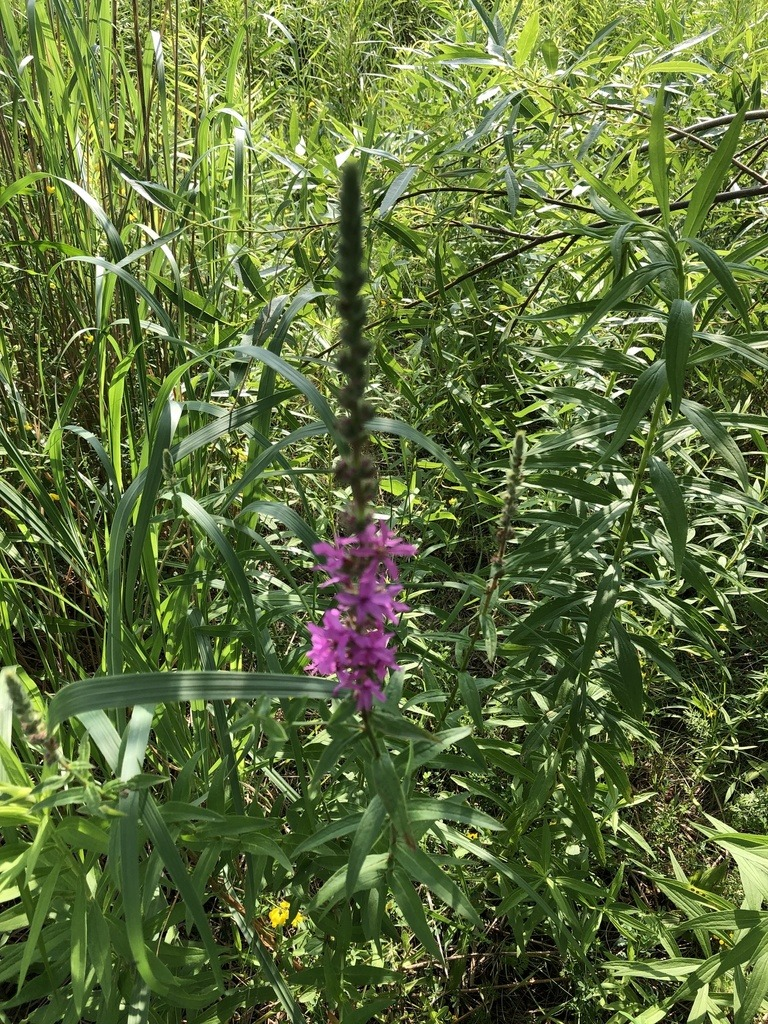
#> input picture data/annotated/vegnet_v1/images/loosestrife_143504287.jpg, 768 x 1024 px; its folder holds only this picture in this run
$ python check_images.py ../data/annotated/vegnet_v1/images
#> lines starting #> are read from the running program, lines starting #| are printed output that depends on the picture
### scripts/imgtools.py
#!/usr/bin/env python3
"""Shared metrics, fingerprints and staging helpers for the data pipeline.

The pipeline is four copy-only hops under data/:

    raw -> renamed -> no_dups -> quality_check -> un_annotated

One script owns each hop. Everything two of them have to agree on lives here:
the quality thresholds and their defaults, the focus measure, and the duplicate
fingerprint. check_images.py reports the same numbers without touching a file,
so what the report says and what the stages do cannot drift apart.

Not a command; nothing here runs on its own.
"""
import hashlib
import os
import shutil

import numpy as np
from PIL import Image, ImageOps

try:
    import pillow_heif
    pillow_heif.register_heif_opener()
#> (this line was passed over: pillow_heif is not available in this run)
except ImportError:
    pass

ROOT = os.path.dirname(os.path.dirname(os.path.abspath(__file__)))
DATA = os.path.join(ROOT, "data")

EXTS = {".jpg", ".jpeg", ".png", ".heic", ".heif", ".tif", ".tiff", ".bmp", ".webp"}
HASH_SIZE = 8                      # dHash grid -> 64-bit fingerprint
POPCOUNT = np.array([bin(i).count("1") for i in range(256)], dtype=np.uint8)
FLAT = 5.0                         # a featureless frame has no structure to
                                   # fingerprint: every pixel ties with its
                                   # neighbour, so the hash comes out all zeros
                                   # and pure black, white and grey all "match"

# EXIF tag numbers, so the pipeline reads capture data without a tag-name table
MAKE, MODEL, DATETIME, ORIENTATION = 271, 272, 306, 274
EXIF_IFD = 0x8769                  # DateTimeOriginal lives in this sub-IFD
DATETIME_ORIGINAL = 36867


# ---------------------------------------------------------------- metrics

def laplacian_var(g):
    """Variance of the 3x3 Laplacian: the standard focus measure.

    Low variance means few sharp edges, i.e. blur.
    """
    if g.shape[0] < 3 or g.shape[1] < 3:
        return 0.0
    lap = (g[:-2, 1:-1] + g[2:, 1:-1] + g[1:-1, :-2] + g[1:-1, 2:]
           - 4.0 * g[1:-1, 1:-1])
    return float(lap.var())


def tone_range(g):
    """1st-99th percentile spread, i.e. dynamic range ignoring clipped outliers."""
    p1, p99 = np.percentile(g, [1, 99])
    return float(p99 - p1)


def offsets(size, tile, step):
    """Tile origins along one axis, with the last one snapped to the edge."""
    o = list(range(0, size - tile + 1, step))
    if o[-1] != size - tile:
        o.append(size - tile)
    return o


def region_stats(g, tile):
    """Focus and contrast of the best region: (max tile blur, max tile range).

    Half-overlapping tiles, so a subject straddling a tile border still lands
    whole inside some tile.
    """
    h, w = g.shape
    if h < tile or w < tile:
        return laplacian_var(g), tone_range(g)
    step = max(1, tile // 2)
    focus = contrast = 0.0
    for y in offsets(h, tile, step):
        for x in offsets(w, tile, step):
            patch = g[y:y + tile, x:x + tile]
            focus = max(focus, laplacian_var(patch))
            contrast = max(contrast, tone_range(patch))
    return focus, contrast


def dhash(gray):
    """64-bit difference hash, packed into 8 bytes.

    Compares each pixel with its right-hand neighbour on a 9x8 thumbnail, so it
    keys on structure and ignores resolution, re-compression and overall
    brightness -- the things that differ between two copies of one photo.
    """
    small = gray.resize((HASH_SIZE + 1, HASH_SIZE), Image.LANCZOS)
    a = np.asarray(small, dtype=np.int16)
    return np.packbits(a[:, 1:] > a[:, :-1])


def analyze(path, work_side):
    """Return a metrics dict for one file, or {"error": ...} if it won't open.

    All metrics are computed on the EXIF-upright grayscale image, downscaled so
    the long side is work_side. Normalising the scale first is what makes the
    blur number comparable between a 24 MP DSLR frame and a 1080p video grab;
    without it, the same photo scores wildly differently at each size.

    Focus and contrast are measured on the best region, not the whole frame. On
    this dataset the whole-frame versions rejected a pin-sharp bird on flat
    water and another on open sky, because 95% of those frames is featureless
    background and it drags every full-image average down. A frame where
    nothing at all is in focus still fails, since then no region scores well
    either.
    """
#> called with work_side = 1024
    if os.path.getsize(path) == 0:
        return {"error": "empty file (0 bytes)"}
    try:
        with Image.open(path) as im:
#> im is the input picture: PIL image 768x1024 RGB; mean R, G, B 94.1, 110.9, 60.6
            im = ImageOps.exif_transpose(im)   # score what a loader would see
            w, h = im.size
            gray = im.convert("L")             # forces a full decode: truncated
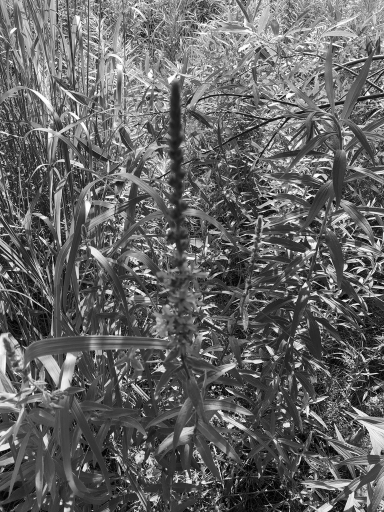
#> gray: PIL image 768x1024 L (shown at 1/2 size); min 0, max 255, mean 100.2
                                               # files raise here, as intended
            scale = work_side / max(w, h)
            if scale < 1.0:
                gray_small = gray.resize(
                    (max(1, round(w * scale)), max(1, round(h * scale))),
                    Image.LANCZOS,
                )
            else:
                gray_small = gray
            g = np.asarray(gray_small, dtype=np.float32)
            fingerprint = dhash(gray)
#> fingerprint = [216, 196, 228, 197, 230, 34, 59, 51]
    except Exception as e:
        # Pillow embeds the full path in its message; the name is already printed
        return {"error": f"{type(e).__name__}: {str(e).replace(path, os.path.basename(path))}"}

    focus, contrast = region_stats(g, max(32, work_side // 8))
#> after the loop in region_stats, `for y in offsets(h, tile, step):`:
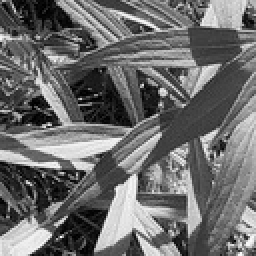
#> patch: shape (128, 128) float32 (shown 2 times larger); min 0, max 253, mean 108.2
#> focus = 15678.7; contrast = 239
    return {
        "width": w,
        "height": h,
        "megapixels": w * h / 1e6,
        "focus": focus,                    # sharpest region
        "contrast": contrast,              # most tonally varied region
        "focus_global": laplacian_var(g),   # whole-frame versions, for the CSV
        "contrast_global": tone_range(g),   # only: too harsh to reject on
        "brightness": float(g.mean()),
        "dark_frac": float((g < 16).mean()),
        "blown_frac": float((g > 240).mean()),
        "hash": fingerprint,
    }


def grade(m, t):
    """Return the list of reasons this image fails, empty if it passes.

    t is any object carrying the thresholds added by add_quality_args, i.e. the
    parsed argparse namespace of whichever script is asking.
    """
    bad = []
    if min(m["width"], m["height"]) < t.min_side:
        bad.append(f"too small ({m['width']}x{m['height']})")
    if m["focus"] < t.focus:
        bad.append(f"out of focus (focus {m['focus']:.0f} < {t.focus:g})")
    if m["brightness"] < t.dark:
        bad.append(f"underexposed (brightness {m['brightness']:.0f})")
    elif m["brightness"] > t.bright:
        bad.append(f"overexposed (brightness {m['brightness']:.0f})")
    if m["blown_frac"] > t.blown:
        bad.append(f"blown highlights ({m['blown_frac']:.0%} of pixels)")
    if m["dark_frac"] > t.crushed:
        bad.append(f"crushed shadows ({m['dark_frac']:.0%} of pixels)")
    if m["contrast"] < t.contrast:
        bad.append(f"low contrast (range {m['contrast']:.0f} < {t.contrast:g})")
    return bad


def add_quality_args(p):
    """Add the quality thresholds to a parser.

    Thresholds are defaults, not truths. Run check_images.py --csv first, look
    at the spread for your own footage, then set the flags.
    """
    q = p.add_argument_group("quality thresholds")
    q.add_argument("--min-side", type=int, default=480,
                   help="reject if the shorter side is under this (default 480)")
    q.add_argument("--focus", type=float, default=150.0,
                   help="reject below this sharpest-region Laplacian variance "
                        "(default 150; raise toward 300 to also cut soft frames)")
    q.add_argument("--dark", type=float, default=40.0,
                   help="reject below this mean brightness, 0-255 (default 40)")
    q.add_argument("--bright", type=float, default=215.0,
                   help="reject above this mean brightness, 0-255 (default 215)")
    q.add_argument("--blown", type=float, default=0.25,
                   help="reject if more than this fraction is clipped white (default 0.25)")
    q.add_argument("--crushed", type=float, default=0.50,
                   help="reject if more than this fraction is clipped black (default 0.50)")
    q.add_argument("--contrast", type=float, default=30.0,
                   help="reject below this 1st-99th percentile spread in the "
                        "most varied region (default 30)")
    q.add_argument("--work-side", type=int, default=1024,
                   help="long side the metrics are measured at (default 1024)")
    return q


def add_hamming_arg(p):
    """Add the near-duplicate distance flag.

    Matching is scale- and re-compression-invariant but not rotation-invariant:
    a 90-degree-rotated copy reads as a different image.
    """
    p.add_argument("--hamming", type=int, default=5,
                   help="near-duplicate if fingerprints differ by <= this many "
                        "of 64 bits (default 5; 0 disables, 10 is loose)")


# ------------------------------------------------------------- duplicates

class Union:
    """Union-find, so A~B and B~C land in one group instead of two pairs."""

    def __init__(self, n):
        self.parent = list(range(n))

    def find(self, i):
        while self.parent[i] != i:
            self.parent[i] = self.parent[self.parent[i]]
            i = self.parent[i]
        return i

    # [4 lines left out: function join, not called in this run]

    def groups(self):
        out = {}
        for i in range(len(self.parent)):
            out.setdefault(self.find(i), []).append(i)
        return [g for g in out.values() if len(g) > 1]


def near_duplicate_groups(hashes, max_dist, union=None):
    """Cluster fingerprints within max_dist bits of each other.

    Compares row i against the whole tail at once; O(n^2) bit work, but it is
    one vectorised XOR per image, which stays quick well past any hand-labelled
    dataset size.

    Pass union to keep joining an existing Union (of the same length), so
    byte-identical and merely-similar matches can land in one grouping.
    """
    u = union if union is not None else Union(len(hashes))
    dist = {}
    for i in range(len(hashes) - 1):
        d = POPCOUNT[hashes[i] ^ hashes[i + 1:]].sum(axis=1)
        for j in np.nonzero(d <= max_dist)[0]:
            k = i + 1 + int(j)
            u.join(i, k)
            dist[(i, k)] = int(d[j])
    return u.groups(), dist


def sha256(path, chunk=1 << 20):
    h = hashlib.sha256()
    with open(path, "rb") as f:
        for block in iter(lambda: f.read(chunk), b""):
            h.update(block)
    return h.hexdigest()


# [14 lines left out: function keeper, not called in this run]


# ---------------------------------------------------------------- staging

def list_images(folder, recursive=False):
    """Sorted paths of the images in folder.

    The extension filter also keeps a stage's manifest CSV out of the way, so
    the bookkeeping can live in the same folder as the images it describes.
    """
    if recursive:
        files = [os.path.join(root, f)
                 for root, _, fs in os.walk(folder) for f in fs
                 if os.path.splitext(f)[1].lower() in EXTS]
    else:
        files = [os.path.join(folder, f) for f in os.listdir(folder)
                 if os.path.splitext(f)[1].lower() in EXTS]
    return sorted(f for f in files if os.path.isfile(f))


def rel(path, folder):
    """Name to print and record for a file: its path relative to its stage."""
    return os.path.relpath(path, folder)


# [17 lines left out: functions copy_into, require_dir, not called in this run]

### scripts/check_images.py
#!/usr/bin/env python3
"""Quality-screen a folder of images and flag duplicates. Reports only.

Two reports, in this order:

  1. QUALITY  - images that should not go into the training set (unreadable,
                too small, out of focus, badly exposed, or near-flat), each
                with the reason and the measured value.
  2. DUPLICATES - exact duplicates (identical bytes) and near-duplicates
                (same scene at a different size, quality, or crop-free
                re-save), grouped.

Nothing is deleted or moved. This is the calibration tool: run it with --csv,
look at the spread for your own footage, then set the thresholds on
quality_filter.py, which acts on the same numbers. Point it at any pipeline
stage to see what that stage is holding.

All metrics are computed on the EXIF-upright grayscale image, downscaled so the
long side is --work-side (default 1024). Normalising the scale first is what
makes the blur number comparable between a 24 MP DSLR frame and a 1080p video
grab; without it, the same photo scores wildly differently at each size.

Focus and contrast are measured on the best region, not the whole frame. On
this dataset the whole-frame versions rejected a pin-sharp bird on flat water
and another on open sky, because 95% of those frames is featureless background
and it drags every full-image average down. A frame where nothing at all is in
focus still fails, since then no region scores well either.

Duplicate matching is scale- and re-compression-invariant but not rotation-
invariant: a 90-degree-rotated copy reads as a different image. The two tests
are reported separately here; dedupe_images.py merges them, so a byte-identical
pair that is also near a third image is two groups below and one group there.

Usage:
    scripts/check_images.py data/raw
    scripts/check_images.py data/no_dups --csv outputs/qc.csv
    scripts/check_images.py data/renamed --focus 300 --hamming 8 -r
"""
import argparse
import csv
import os
import sys

import numpy as np

import imgtools as it


def main():
    p = argparse.ArgumentParser(
        description=__doc__.splitlines()[0],
        formatter_class=argparse.RawDescriptionHelpFormatter,
    )
    p.add_argument("folder", help="directory of images to check")
    p.add_argument("-r", "--recursive", action="store_true",
                   help="also descend into subdirectories")
    p.add_argument("--csv", metavar="PATH",
                   help="write every measured metric here (use this to pick thresholds)")
    it.add_quality_args(p)
    dups = p.add_argument_group("duplicate detection")
    it.add_hamming_arg(dups)
    a = p.parse_args()

    if not os.path.isdir(a.folder):
        sys.exit(f"not a directory: {a.folder}")

    files = it.list_images(a.folder, a.recursive)
    if not files:
        sys.exit(f"no images found in {a.folder}")

    print(f"checking {len(files)} images in {a.folder}", flush=True)

    metrics, unreadable, ok_paths = {}, [], []
    for path in files:
        m = it.analyze(path, a.work_side)
#> m = 11 items
        name = it.rel(path, a.folder)
        if "error" in m:
            unreadable.append((name, m["error"]))
            continue
        metrics[name] = m
        ok_paths.append(path)

    # ------------------------------------------------------------ report 1
    failures = [(it.rel(p, a.folder), it.grade(metrics[it.rel(p, a.folder)], a))
                for p in ok_paths]
#> failures = [('loosestrife_143504287.jpg', [])]
    failures = [(n, r) for n, r in failures if r]
#> failures = []

    print()
    print("=" * 72)
    print(f"QUALITY: {len(failures) + len(unreadable)} of {len(files)} images not fit for training")
#| QUALITY: 0 of 1 images not fit for training
    print("=" * 72)
    if not failures and not unreadable:
        print("(none - all images passed)")
    for name, err in unreadable:
        print(f"  {name}\n      unreadable: {err}")
    for name, reasons in failures:
        print(f"  {name}\n      " + "; ".join(reasons))
#> this loop made 0 passes

    # ------------------------------------------------------------ report 2
    by_digest = {}
    for path in ok_paths:
        by_digest.setdefault(it.sha256(path), []).append(it.rel(path, a.folder))
    exact = sorted((sorted(v) for v in by_digest.values() if len(v) > 1))
    exact_dupes = {n for g in exact for n in g}

    names = [it.rel(p, a.folder) for p in ok_paths]
    # Featureless frames are excluded: their fingerprints are all-zero, so they
    # would all cluster together and bury the real matches. They are already in
    # the quality report, and identical ones still surface as exact duplicates.
    fingerprinted = [n for n in names if metrics[n]["contrast"] >= it.FLAT]
#> fingerprinted = ['loosestrife_143504287.jpg']
    flat_skipped = len(names) - len(fingerprinted)
#> flat_skipped = 0

    near = []
    if a.hamming > 0 and fingerprinted:
        stacked = np.array([metrics[n]["hash"] for n in fingerprinted], dtype=np.uint8)
        groups, dist = it.near_duplicate_groups(stacked, a.hamming)
#> after the loop in near_duplicate_groups, `for i in range(len(hashes) - 1):`: dist = 0 items
#> groups = []; dist = 0 items
        for g in groups:
            members = sorted(fingerprinted[i] for i in g)
            # An exact-byte group is already reported above; only surface a
            # perceptual group if it says something new.
            if set(members) <= exact_dupes:
                continue
            gs = set(g)
            spread = max((v for k, v in dist.items()
                          if k[0] in gs and k[1] in gs), default=0)
            near.append((members, spread))
#> after the loop, near = []
        near.sort()

    print()
    print("=" * 72)
    print(f"DUPLICATES: {len(exact)} exact group(s), {len(near)} near-duplicate group(s)")
#| DUPLICATES: 0 exact group(s), 0 near-duplicate group(s)
    print("=" * 72)
    if flat_skipped and a.hamming > 0:
        print(f"({flat_skipped} featureless image(s) left out of near-duplicate matching)")
    if not exact and not near:
        print("(none)")
    for i, g in enumerate(exact, 1):
        keep = it.keeper(g, metrics)
        print(f"  exact group {i} (identical bytes):")
        for n in g:
            print(f"      {'KEEP  ' if n == keep else 'drop  '}{n}")
    for i, (g, spread) in enumerate(near, 1):
        keep = it.keeper(g, metrics)
        # "linked", not "differ": grouping is transitive, so two members at
        # opposite ends of a chain can sit further apart than this.
        print(f"  near group {i} (linked within {spread}/64 bits):")
        for n in g:
            m = metrics[n]
            marker = "KEEP  " if n == keep else "drop  "
            print(f"      {marker}{n}  ({m['width']}x{m['height']}, focus {m['focus']:.0f})")

    if a.csv:
        os.makedirs(os.path.dirname(os.path.abspath(a.csv)), exist_ok=True)
        cols = ["width", "height", "megapixels", "focus", "contrast",
                "focus_global", "contrast_global", "brightness",
                "dark_frac", "blown_frac"]
        with open(a.csv, "w", newline="") as f:
            w = csv.writer(f)
            w.writerow(["image"] + cols + ["verdict"])
            for name, err in unreadable:
                w.writerow([name] + [""] * len(cols) + [f"unreadable: {err}"])
            for name in names:
                m = metrics[name]
                reasons = it.grade(m, a)
                w.writerow([name] + [round(m[c], 3) for c in cols]
                           + ["; ".join(reasons) if reasons else "ok"])
        print(f"\nmetrics written to {a.csv}")


if __name__ == "__main__":
    main()

$ run again, on data/raw/DJI_20260822143820_0001_D.JPG
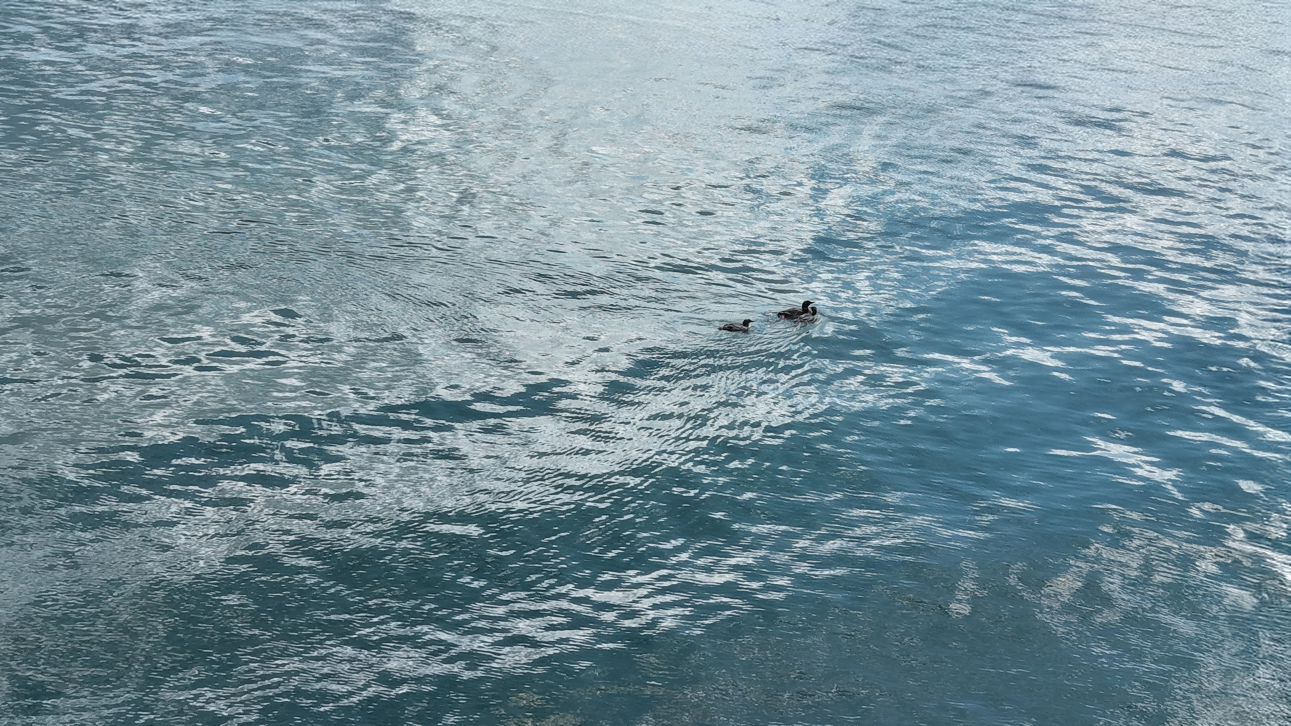
#> input picture data/raw/DJI_20260822143820_0001_D.JPG, 3871 x 2177 px (shown at 1/3 size)
#> in analyze, im is the input picture: PIL image 3871x2177 RGB; mean R, G, B 119.2, 143.8, 154
#> in analyze, `gray_small = gray.resize( (max(1, round(w * scale)), max(1, round(h * ..`:
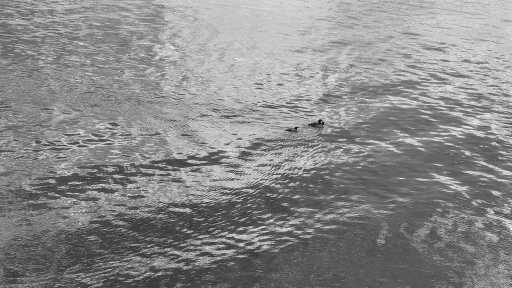
#> gray_small: PIL image 1024x576 L (shown at 1/2 size); min 0, max 255, mean 137.6
#> fingerprint = [243, 243, 243, 225, 113, 199, 51, 71]
#> after the loop in region_stats, `for y in offsets(h, tile, step):`:
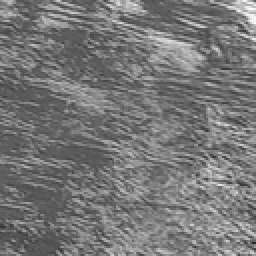
#> patch: shape (128, 128) float32 (shown 2 times larger); min 41, max 255, mean 118.7
#> focus = 7555.2; contrast = 187
#> m = 11 items
#> in main, `failures = [(it.rel(p, a.folder), it.grade(metrics[it.rel(p, a.folder)..`: failures = [('DJI_20260822143820_0001_D.JPG', [])]
#> in main, `failures = [(n, r) for n, r in failures if r]`: failures = []
#| QUALITY: 0 of 1 images not fit for training
#> fingerprinted = ['DJI_20260822143820_0001_D.JPG']
#> flat_skipped = 0
#> after the loop in near_duplicate_groups, `for i in range(len(hashes) - 1):`: dist = 0 items
#> in main, `groups, dist = it.near_duplicate_groups(stacked, a.hamming)`: groups = []; dist = 0 items
#> after the loop in main, `for g in groups:`: near = []
#| DUPLICATES: 0 exact group(s), 0 near-duplicate group(s)
